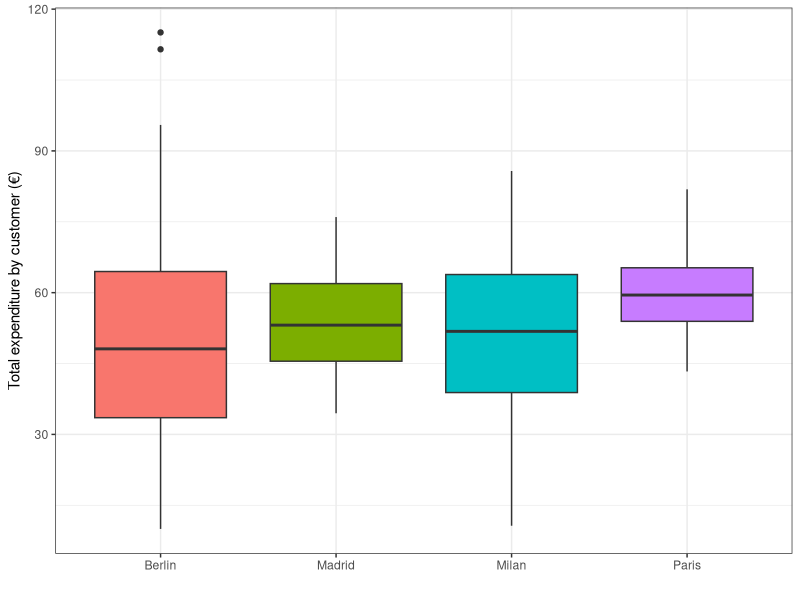
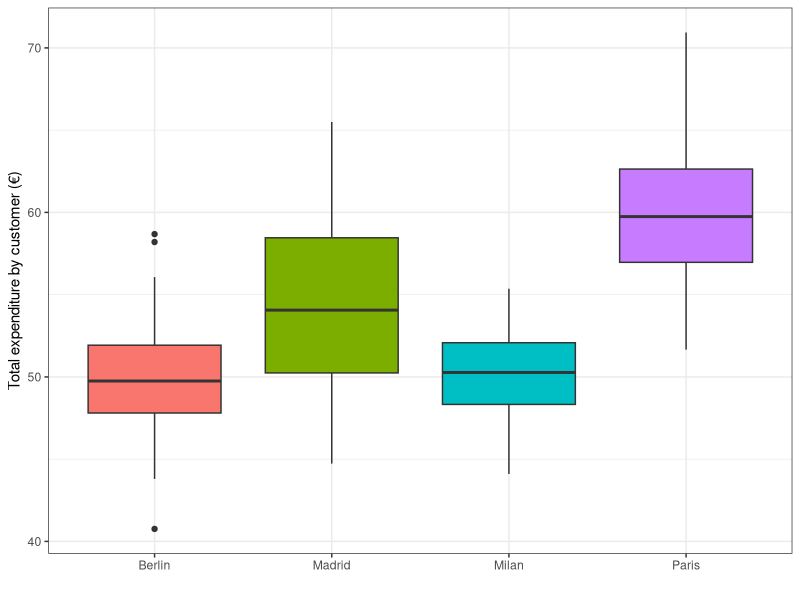

These charts were generated, in order, by the following R code:
## ---- chunk 1
library(ggplot2)
library(tidyverse)
set.seed(123)
dfA <- tibble(
  city = rep(c("Milan", "Berlin", "Paris", "Madrid"), each = 40),
  spend = round(c(
            rnorm(40, 50, 20),
            rnorm(40, 50, 30),
            rnorm(40, 60, 10),
            rnorm(40, 55, 10)),2)
)|> 
    mutate(
  spend = if_else(spend < 10, 10, spend))
## ---- chunk 2
#| echo: TRUE
dfA
## ---- chunk 3
#| echo: TRUE
dfA |> 
    group_by(city) |> 
    summarise(
        av_spend = mean(spend),
        sd_spend = sd(spend),
        n = n()
        )
## ---- chunk 4
#| echo: TRUE
dfA |> 
    ggplot(aes(x = city, y = spend, fill = city))+
    geom_boxplot()+
    theme_bw() +
    theme(legend.position = "none")+
    labs(x="", y="Total expenditure by customer (€)")
## ---- chunk 5
#| echo: TRUE
anova_modelA <- aov(spend~city, data=dfA)
summary(anova_modelA)
## ---- chunk 6
library(ggplot2)
library(tidyverse)
set.seed(123)
dfB <- tibble(
  city = rep(c("Milan", "Berlin", "Paris", "Madrid"), each = 40),
  spend = round(c(
            rnorm(40, 50, 3),
            rnorm(40, 50, 4),
            rnorm(40, 60, 5),
            rnorm(40, 55, 5)),2)
) |> 
    mutate(
  spend = if_else(spend < 10, 10, spend))
## ---- chunk 7
#| echo: TRUE
dfB
## ---- chunk 8
#| echo: TRUE
dfB |> 
    group_by(city) |> 
    summarise(
        av_spend = mean(spend),
        sd_spend = sd(spend),
        n = n()
        )
## ---- chunk 9
#| echo: TRUE
dfB |> 
    ggplot(aes(x = city, y = spend, fill = city))+
    geom_boxplot()+
    theme_bw() +
    theme(legend.position = "none")+
    labs(x="", y="Total expenditure by customer (€)")
## ---- chunk 10
#| echo: TRUE
anova_modelB <- aov(spend~city, data=dfB)
summary(anova_modelB)
## ---- chunk 11
#| echo: TRUE
TukeyHSD(anova_modelA)
## ---- chunk 12
#| echo: TRUE
TukeyHSD(anova_modelB)
## ---- chunk 13
#| echo: TRUE
summary(anova_modelA)
## ---- chunk 14
#| echo: TRUE
lm_modelA <- lm(spend ~ city, data = dfA)
summary(lm_modelA)
anova(lm_modelA)
